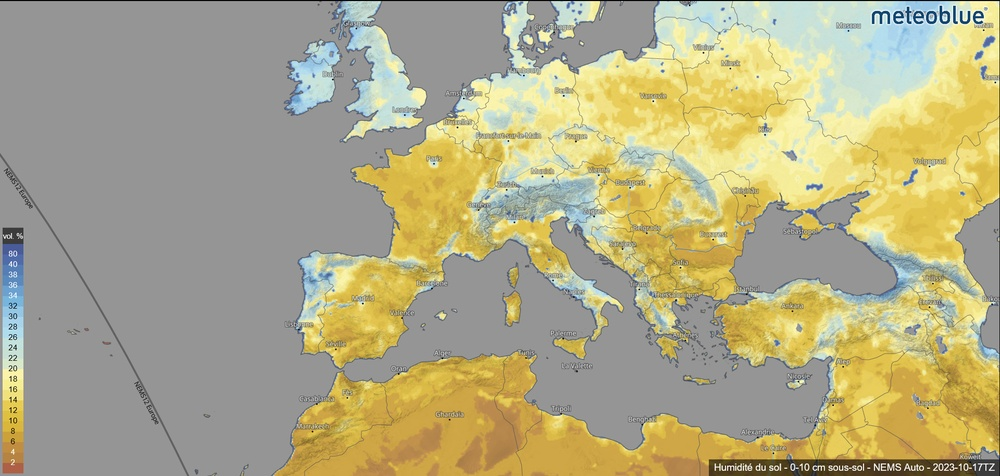
#> input picture data/humidite-sol.jpg, 1000 x 476 px, shrunk from 1920 x 913 before the run
$ python humidite_sol.py
#> lines starting #> are read from the running program, lines starting #| are printed output that depends on the picture; after the words box and inside, x2 and y2 are one past the last pixel; in counts of white or black regions, pixels touching at a corner belong together
#> in test, img is the input picture: shape (476, 1000, 3); mean B, G, R 134.8, 170.5, 176.9
import numpy as np
import cv2

def mask(img):
    ''' Function humidite_sol.mask.

    Detects regions of a picture whose humidity rate is less than 20%.

    Parameters:
        img (array_of_int): Picture from where low humidity rates are extracted.

    Returns:
        OutputArray (array_of_int): Mask of low humidity rates.
    '''
    # Variables declaration
    img_hsv = cv2.cvtColor(img, cv2.COLOR_BGR2HSV)
#> img_hsv: shape (476, 1000, 3); mean H, S, V 26.7, 59.2, 180.5
    h_pourcent_max_humidite = 85
    # Colo range of humidity between 0% and 20%
    lower_humidity = (5, 40, 40)
    upper_humidity = (h_pourcent_max_humidite, 255, 255)
    # Mask (to select colors)
    mask = cv2.inRange(img_hsv, lower_humidity, upper_humidity)
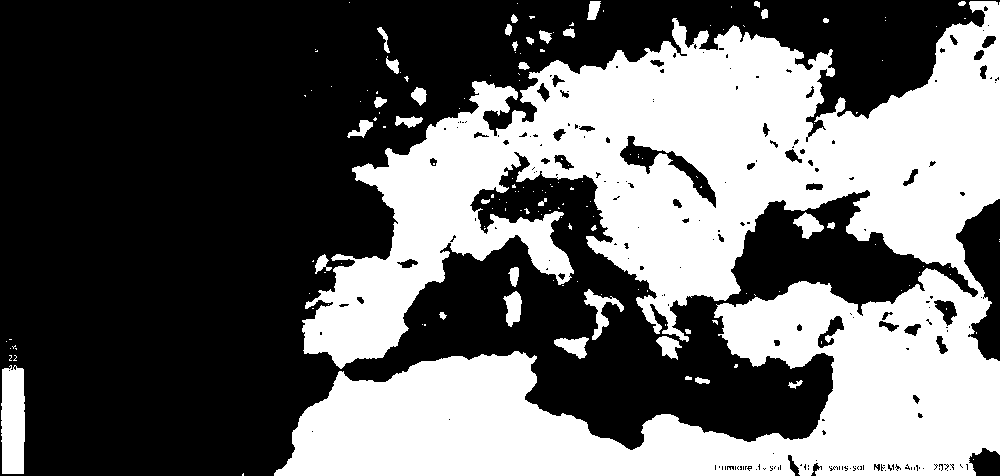
#> mask: shape (476, 1000); 40.2% white; 158 white regions (122 under 20 px), largest, box (x1, y1, x2, y2) and area: (274, 1, 1000, 476) 184141, (1, 365, 25, 474) 2400, (584, 289, 624, 340) 606
    # Opening (to reduce noise)
    kernel = np.ones((3, 3), np.uint8)   # structural element
    opening = cv2.morphologyEx(mask, cv2.MORPH_OPEN, kernel)
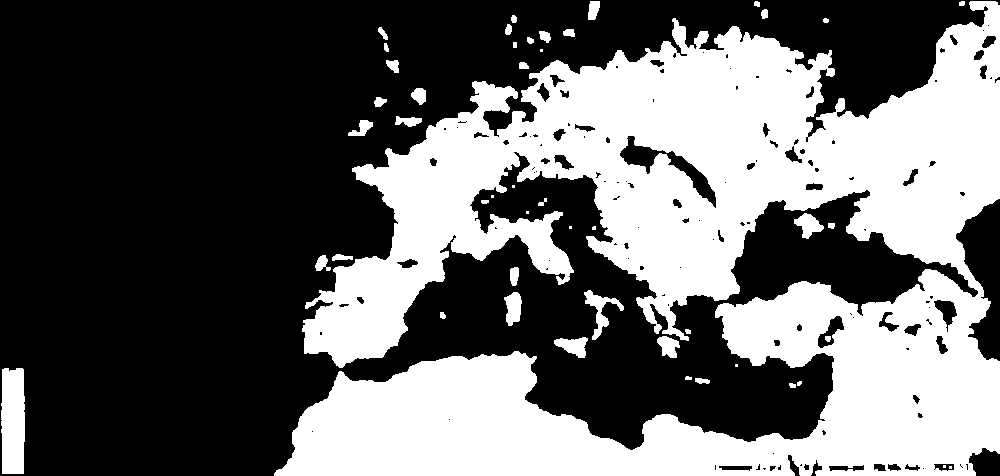
#> opening: shape (476, 1000); 40% white; 48 white regions (9 under 20 px), largest, box (x1, y1, x2, y2) and area: (274, 1, 1000, 476) 183250, (1, 368, 25, 474) 2378, (584, 290, 624, 340) 592
    return opening

def test():
    # Get the image
    img = cv2.imread('./data/humidite-sol.jpg')
    # Deal with the situation when the file is not found
    if type(img) == type(None):
        raise FileNotFoundError("<humidite-sol> file was not found.")
    # Apply the function "mask" on the image to create a mask
    result = mask(img)
    # Apply the mask obtained on the image and display the result
    cv2.imshow('Result', cv2.bitwise_and(img, img, mask=result))
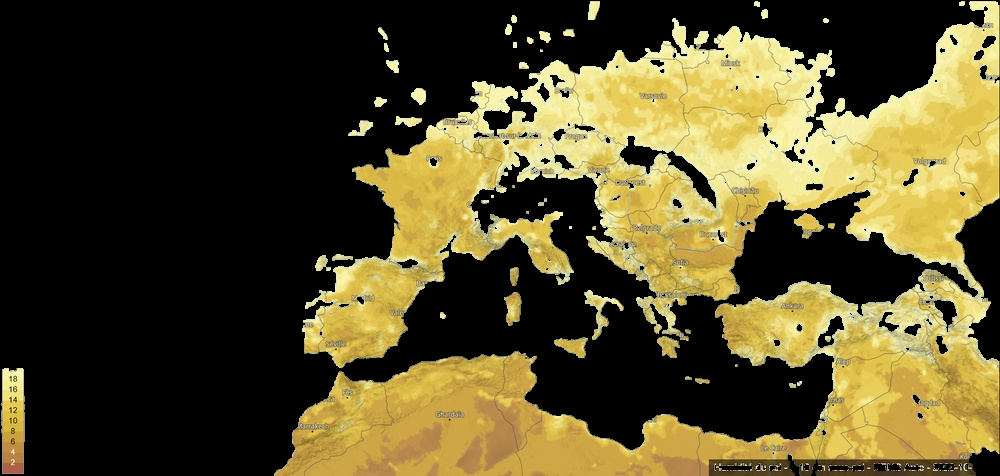
#> window 'Result': shape (476, 1000, 3); mean B, G, R 41.2, 76.5, 85.5
    cv2.waitKey(0)
    cv2.destroyAllWindows()

if __name__ == '__main__':
    test()

$ run again, with data/humidite-relative.jpg copied over data/humidite-sol.jpg
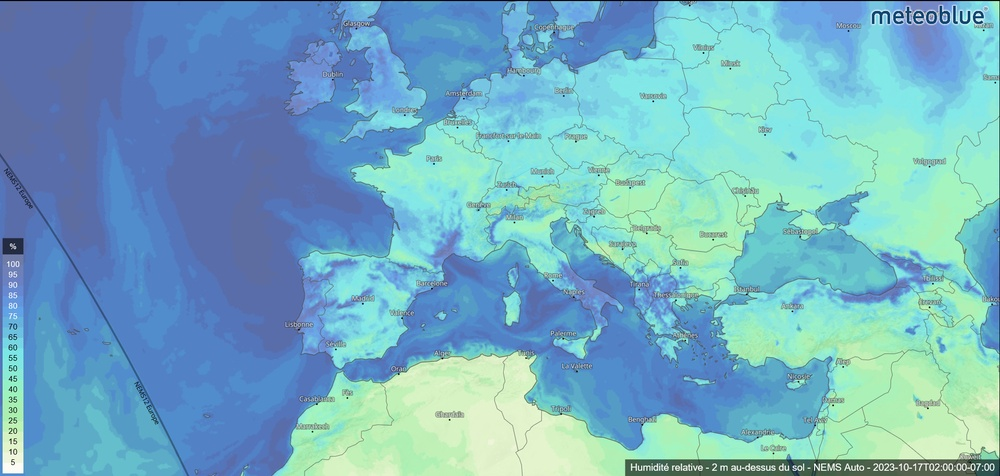
#> input picture data/humidite-relative.jpg, 1000 x 476 px, shrunk from 1920 x 913 before the run
#> in test, img is the input picture: shape (476, 1000, 3); mean B, G, R 195, 174.7, 115.4
#> img_hsv: shape (476, 1000, 3); mean H, S, V 93.4, 115.7, 206.3
#> in mask, `mask = cv2.inRange(img_hsv, lower_humidity, upper_humidity)`:
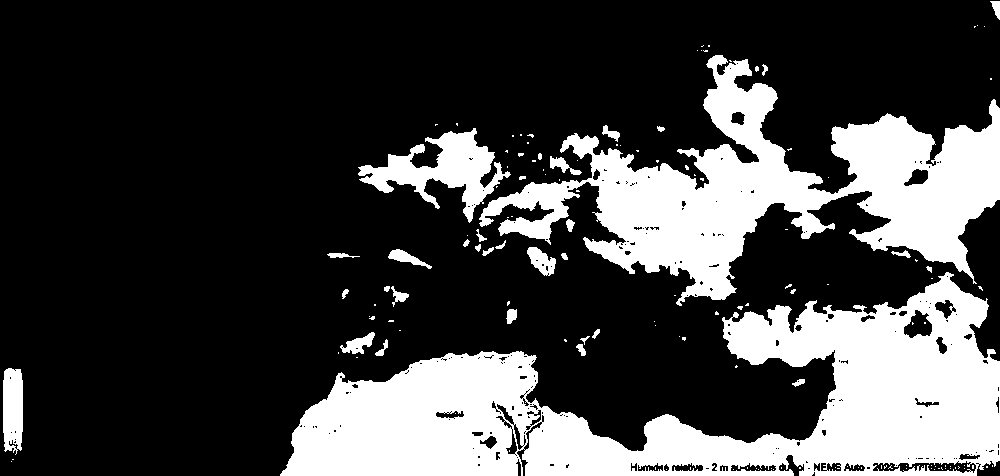
#> mask: shape (476, 1000); 26.1% white; 141 white regions (108 under 20 px), largest, box (x1, y1, x2, y2) and area: (280, 272, 1000, 476) 68434, (479, 55, 1000, 306) 45734, (358, 128, 511, 223) 5263
#> opening: shape (476, 1000); 25.7% white; 56 white regions (16 under 20 px), largest, box (x1, y1, x2, y2) and area: (280, 272, 1000, 476) 67290, (560, 55, 1000, 305) 42524, (359, 128, 503, 222) 5167
#> in test, `cv2.imshow('Result', cv2.bitwise_and(img, img, mask=result))`:
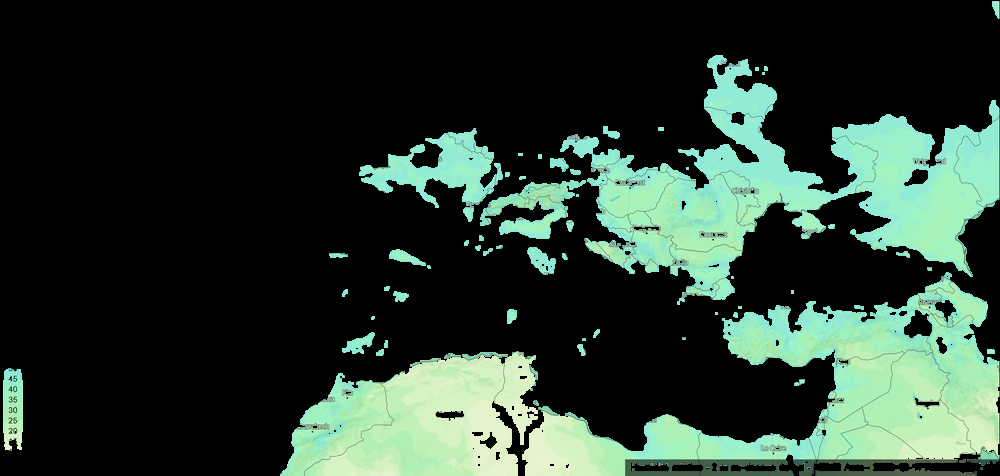
#> window 'Result': shape (476, 1000, 3); mean B, G, R 48.4, 59, 41.9

$ run again, with data/precipitation-nuage.jpg copied over data/humidite-sol.jpg
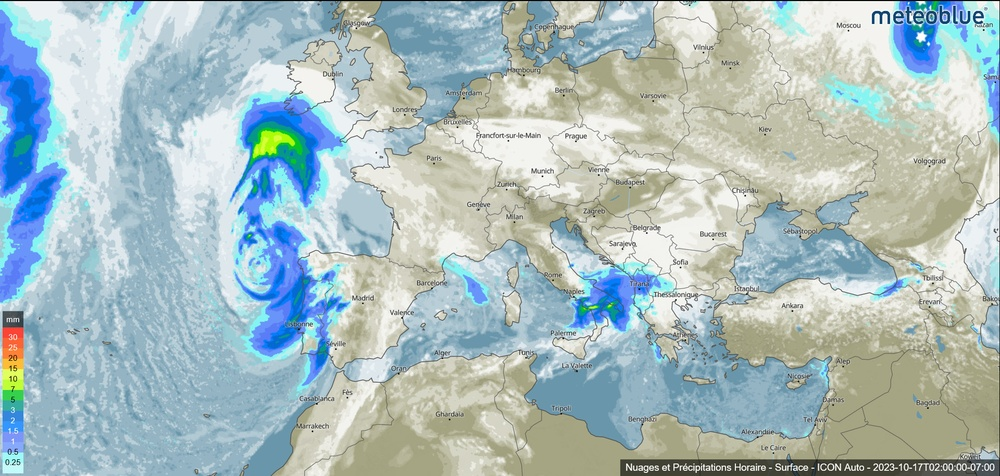
#> input picture data/precipitation-nuage.jpg, 1000 x 476 px, shrunk from 1920 x 913 before the run
#> in test, img is the input picture: shape (476, 1000, 3); mean B, G, R 191, 189.5, 170
#> img_hsv: shape (476, 1000, 3); mean H, S, V 67.2, 52.1, 201.3
#> in mask, `mask = cv2.inRange(img_hsv, lower_humidity, upper_humidity)`:
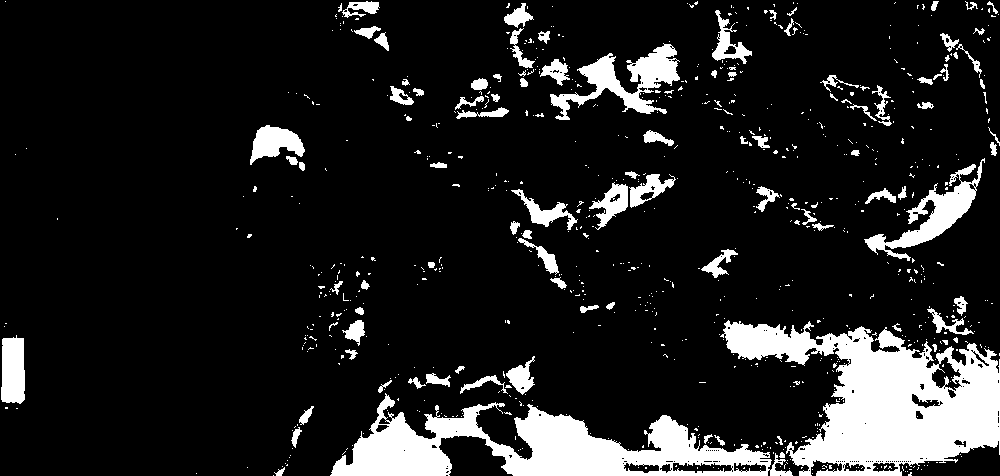
#> mask: shape (476, 1000); 13.1% white; 780 white regions (676 under 20 px), largest, box (x1, y1, x2, y2) and area: (720, 320, 1000, 476) 22304, (330, 393, 793, 476) 16234, (550, 43, 680, 120) 3496
#> opening: shape (476, 1000); 11.9% white; 170 white regions (65 under 20 px), largest, box (x1, y1, x2, y2) and area: (724, 321, 1000, 476) 21384, (331, 396, 771, 476) 15532, (886, 182, 976, 249) 2286
#> in test, `cv2.imshow('Result', cv2.bitwise_and(img, img, mask=result))`:
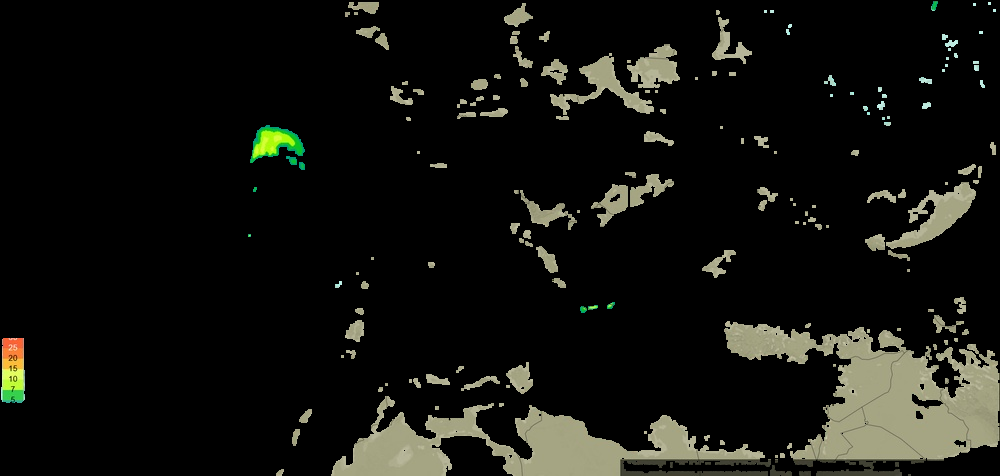
#> window 'Result': shape (476, 1000, 3); mean B, G, R 15.3, 19.5, 19.1
